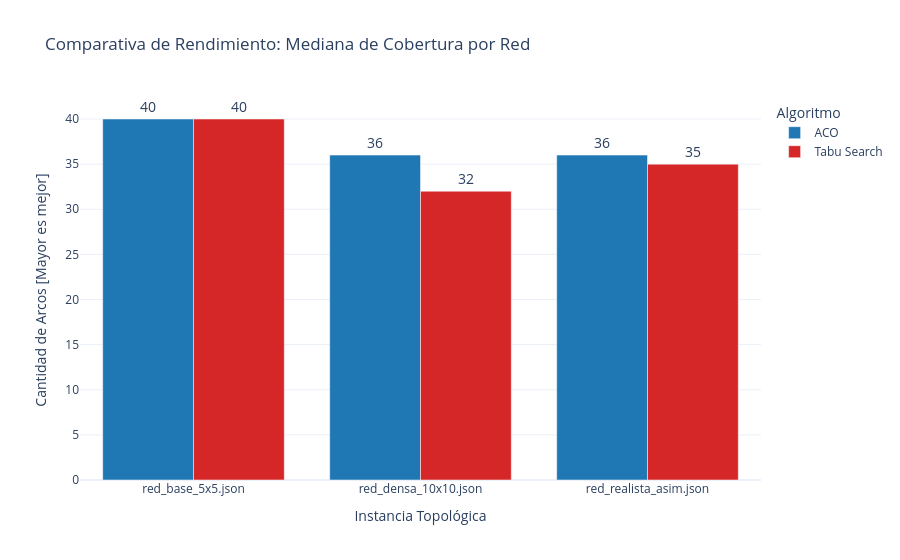
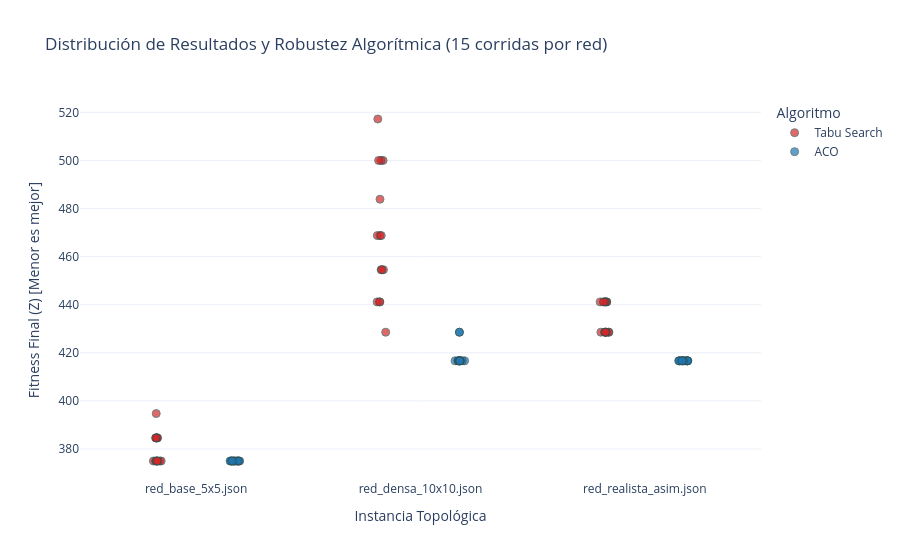

Notebook cell for these charts, in order:
### Markdown cell above
Para complementar la inferencia estadística, generaremos Boxplots. Esta técnica de análisis exploratorio nos permitirá visualizar:
1. La dispersión estocástica intrínseca de cada algoritmo (rango intercuartílico).
2. La vulnerabilidad a óptimos locales (observando la longitud de los "bigotes" y valores atípicos).
3. La degradación algorítmica conforme la densidad topológica de la red aumenta (comparando la base $5\times5$ contra la densa $10\times10$).

### Code cell
import plotly.express as px
import plotly.graph_objects as go
from plotly.subplots import make_subplots

df_agrupado = df_analisis.groupby(['parametros.instancia_red', 'algoritmo']).agg(
    mediana_arcos=('arcos_unicos_inspeccionados', 'median'),
    mediana_fitness=('fitness_final', 'median')
).reset_index()

# Gráfico 1: Barras de Cobertura
fig_bar = px.bar(
    df_agrupado,
    x="parametros.instancia_red",
    y="mediana_arcos",
    color="algoritmo",
    barmode="group",
    text_auto=True,
    title="Comparativa de Rendimiento: Mediana de Cobertura por Red",
    labels={
        "parametros.instancia_red": "Instancia Topológica",
        "mediana_arcos": "Arcos Únicos Inspeccionados (Mediana)",
        "algoritmo": "Algoritmo"
    },
    color_discrete_map={"ACO": "#1f77b4", "Tabu Search": "#d62728"}
)

fig_bar.update_traces(textfont_size=14, textangle=0, textposition="outside", cliponaxis=False)
fig_bar.update_layout(template="plotly_white", yaxis_title="Cantidad de Arcos [Mayor es mejor]")
fig_bar.show()

# Gráfico 2: Strip Plot del Fitness (Distribución y Robustez)
fig_strip = px.strip(
    df_analisis,
    x="parametros.instancia_red",
    y="fitness_final",
    color="algoritmo",
    stripmode="group",
    title="Distribución de Resultados y Robustez Algorítmica (15 corridas por red)",
    labels={
        "parametros.instancia_red": "Instancia Topológica",
        "fitness_final": "Fitness Final (Z) [Menor es mejor]",
        "algoritmo": "Algoritmo"
    },
    color_discrete_map={"ACO": "#1f77b4", "Tabu Search": "#d62728"}
)

fig_strip.update_traces(jitter=0.2, marker=dict(size=8, opacity=0.7, line=dict(width=1, color='DarkSlateGrey')))
fig_strip.update_layout(template="plotly_white")
fig_strip.show()

### Figure 1 — Plotly figure (JSON) as saved in the notebook; plotly's stock layout.template omitted (floating-point values rounded to 4 significant figures)
{"data": [{"alignmentgroup": "True", "cliponaxis": false, "hovertemplate": "Algoritmo=ACO<br>Instancia Topológica=%{x}<br>Arcos Únicos Inspeccionados (Mediana)=%{y}<extra></extra>", "legendgroup": "ACO", "marker": {"color": "#1f77b4", "pattern": {"shape": ""}}, "name": "ACO", "offsetgroup": "ACO", "orientation": "v", "showlegend": true, "textangle": 0, "textfont": {"size": 14}, "textposition": "outside", "texttemplate": "%{y}", "type": "bar", "x": ["red_base_5x5.json", "red_densa_10x10.json", "red_realista_asim.json"], "xaxis": "x", "y": [40.0, 36.0, 36.0], "yaxis": "y"}, {"alignmentgroup": "True", "cliponaxis": false, "hovertemplate": "Algoritmo=Tabu Search<br>Instancia Topológica=%{x}<br>Arcos Únicos Inspeccionados (Mediana)=%{y}<extra></extra>", "legendgroup": "Tabu Search", "marker": {"color": "#d62728", "pattern": {"shape": ""}}, "name": "Tabu Search", "offsetgroup": "Tabu Search", "orientation": "v", "showlegend": true, "textangle": 0, "textfont": {"size": 14}, "textposition": "outside", "texttemplate": "%{y}", "type": "bar", "x": ["red_base_5x5.json", "red_densa_10x10.json", "red_realista_asim.json"], "xaxis": "x", "y": [40.0, 32.0, 35.0], "yaxis": "y"}], "layout": {"barmode": "group", "legend": {"title": {"text": "Algoritmo"}, "tracegroupgap": 0}, "title": {"text": "Comparativa de Rendimiento: Mediana de Cobertura por Red"}, "xaxis": {"anchor": "y", "domain": [0, 1], "title": {"text": "Instancia Topológica"}}, "yaxis": {"anchor": "x", "domain": [0, 1], "title": {"text": "Cantidad de Arcos [Mayor es mejor]"}}}}

### Figure 2 — Plotly figure (JSON) as saved in the notebook; plotly's stock layout.template omitted (floating-point values rounded to 4 significant figures)
{"data": [{"alignmentgroup": "True", "boxpoints": "all", "fillcolor": "rgba(255,255,255,0)", "hoveron": "points", "hovertemplate": "Algoritmo=Tabu Search<br>Instancia Topológica=%{x}<br>Fitness Final (Z) [Menor es mejor]=%{y}<extra></extra>", "jitter": 0.2, "legendgroup": "Tabu Search", "line": {"color": "rgba(255,255,255,0)"}, "marker": {"color": "#d62728", "line": {"color": "DarkSlateGrey", "width": 1}, "opacity": 0.7, "size": 8}, "name": "Tabu Search", "offsetgroup": "Tabu Search", "orientation": "v", "pointpos": 0, "showlegend": true, "type": "box", "x": ["red_base_5x5.json", "red_base_5x5.json", "red_base_5x5.json", "red_base_5x5.json", "red_base_5x5.json", "red_base_5x5.json", "red_base_5x5.json", "red_base_5x5.json", "red_base_5x5.json", "red_base_5x5.json", "red_base_5x5.json", "red_base_5x5.json", "red_base_5x5.json", "red_base_5x5.json", "red_base_5x5.json", "red_densa_10x10.json", "red_densa_10x10.json", "red_densa_10x10.json", "red_densa_10x10.json", "red_densa_10x10.json", "red_densa_10x10.json", "red_densa_10x10.json", "red_densa_10x10.json", "red_densa_10x10.json", "red_densa_10x10.json", "red_densa_10x10.json", "red_densa_10x10.json", "red_densa_10x10.json", "red_densa_10x10.json", "red_densa_10x10.json", "red_realista_asim.json", "red_realista_asim.json", "red_realista_asim.json", "red_realista_asim.json", "red_realista_asim.json", "red_realista_asim.json", "red_realista_asim.json", "red_realista_asim.json", "red_realista_asim.json", "red_realista_asim.json", "red_realista_asim.json", "red_realista_asim.json", "red_realista_asim.json", "red_realista_asim.json", "red_realista_asim.json"], "x0": " ", "xaxis": "x", "y": [394.7, 384.6, 384.6, 375.0, 375.0, 375.0, 375.0, 384.6, 375.0, 384.6, 375.0, 375.0, 384.6, 384.6, 375.0, 454.5, 483.9, 468.8, 454.5, 441.2, 468.8, 441.2, 428.6, 441.2, 454.5, 500.0, 468.8, 517.2, 500.0, 500.0, 428.6, 428.6, 428.6, 441.2, 441.2, 441.2, 428.6, 441.2, 441.2, 428.6, 441.2, 428.6, 428.6, 428.6, 441.2], "y0": " ", "yaxis": "y"}, {"alignmentgroup": "True", "boxpoints": "all", "fillcolor": "rgba(255,255,255,0)", "hoveron": "points", "hovertemplate": "Algoritmo=ACO<br>Instancia Topológica=%{x}<br>Fitness Final (Z) [Menor es mejor]=%{y}<extra></extra>", "jitter": 0.2, "legendgroup": "ACO", "line": {"color": "rgba(255,255,255,0)"}, "marker": {"color": "#1f77b4", "line": {"color": "DarkSlateGrey", "width": 1}, "opacity": 0.7, "size": 8}, "name": "ACO", "offsetgroup": "ACO", "orientation": "v", "pointpos": 0, "showlegend": true, "type": "box", "x": ["red_base_5x5.json", "red_base_5x5.json", "red_base_5x5.json", "red_base_5x5.json", "red_base_5x5.json", "red_base_5x5.json", "red_base_5x5.json", "red_base_5x5.json", "red_base_5x5.json", "red_base_5x5.json", "red_base_5x5.json", "red_base_5x5.json", "red_base_5x5.json", "red_base_5x5.json", "red_base_5x5.json", "red_densa_10x10.json", "red_densa_10x10.json", "red_densa_10x10.json", "red_densa_10x10.json", "red_densa_10x10.json", "red_densa_10x10.json", "red_densa_10x10.json", "red_densa_10x10.json", "red_densa_10x10.json", "red_densa_10x10.json", "red_densa_10x10.json", "red_densa_10x10.json", "red_densa_10x10.json", "red_densa_10x10.json", "red_densa_10x10.json", "red_realista_asim.json", "red_realista_asim.json", "red_realista_asim.json", "red_realista_asim.json", "red_realista_asim.json", "red_realista_asim.json", "red_realista_asim.json", "red_realista_asim.json", "red_realista_asim.json", "red_realista_asim.json", "red_realista_asim.json", "red_realista_asim.json", "red_realista_asim.json", "red_realista_asim.json", "red_realista_asim.json"], "x0": " ", "xaxis": "x", "y": [375.0, 375.0, 375.0, 375.0, 375.0, 375.0, 375.0, 375.0, 375.0, 375.0, 375.0, 375.0, 375.0, 375.0, 375.0, 416.7, 416.7, 416.7, 416.7, 416.7, 416.7, 416.7, 416.7, 416.7, 416.7, 416.7, 428.6, 428.6, 416.7, 416.7, 416.7, 416.7, 416.7, 416.7, 416.7, 416.7, 416.7, 416.7, 416.7, 416.7, 416.7, 416.7, 416.7, 416.7, 416.7], "y0": " ", "yaxis": "y"}], "layout": {"boxmode": "group", "legend": {"title": {"text": "Algoritmo"}, "tracegroupgap": 0}, "title": {"text": "Distribución de Resultados y Robustez Algorítmica (15 corridas por red)"}, "xaxis": {"anchor": "y", "domain": [0, 1], "title": {"text": "Instancia Topológica"}}, "yaxis": {"anchor": "x", "domain": [0, 1], "title": {"text": "Fitness Final (Z) [Menor es mejor]"}}}}
